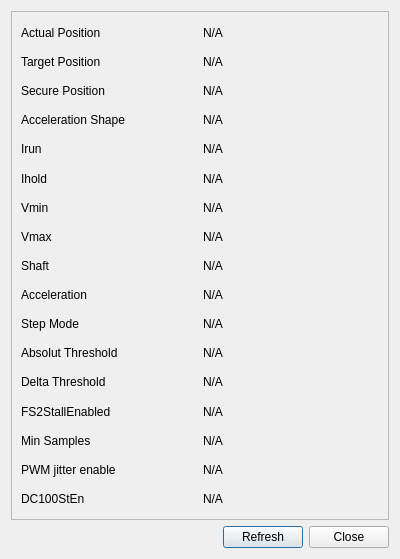
<?xml version="1.0" encoding="UTF-8"?>
<ui version="4.0">
 <class>OutputStepperDetailsDialog</class>
 <widget class="QDialog" name="OutputStepperDetailsDialog">
  <property name="geometry">
   <rect>
    <x>0</x>
    <y>0</y>
    <width>400</width>
    <height>559</height>
   </rect>
  </property>
  <property name="windowTitle">
   <string>Dialog</string>
  </property>
  <layout class="QVBoxLayout" name="verticalLayout">
   <item>
    <layout class="QGridLayout" name="gridLayout">
     <item row="1" column="1">
      <widget class="QPushButton" name="buttonRefresh">
       <property name="text">
        <string>Refresh</string>
       </property>
      </widget>
     </item>
     <item row="1" column="2">
      <widget class="QPushButton" name="buttonClose">
       <property name="text">
        <string>Close</string>
       </property>
      </widget>
     </item>
     <item row="1" column="0">
      <spacer name="horizontalSpacer">
       <property name="orientation">
        <enum>Qt::Horizontal</enum>
       </property>
       <property name="sizeHint" stdset="0">
        <size>
         <width>40</width>
         <height>20</height>
        </size>
       </property>
      </spacer>
     </item>
     <item row="0" column="0" colspan="3">
      <widget class="QFrame" name="frame">
       <property name="frameShape">
        <enum>QFrame::StyledPanel</enum>
       </property>
       <property name="frameShadow">
        <enum>QFrame::Raised</enum>
       </property>
       <layout class="QVBoxLayout" name="verticalLayout_2">
        <item>
         <layout class="QGridLayout" name="gridLayout_2">
          <item row="12" column="0">
           <widget class="QLabel" name="label_12">
            <property name="text">
             <string>Absolut Threshold</string>
            </property>
           </widget>
          </item>
          <item row="2" column="0">
           <widget class="QLabel" name="label_10">
            <property name="text">
             <string>Secure Position</string>
            </property>
           </widget>
          </item>
          <item row="12" column="1">
           <widget class="QLabel" name="labelAbsThr">
            <property name="text">
             <string>N/A</string>
            </property>
           </widget>
          </item>
          <item row="3" column="1">
           <widget class="QLabel" name="labelAccShape">
            <property name="text">
             <string>N/A</string>
            </property>
           </widget>
          </item>
          <item row="11" column="1">
           <widget class="QLabel" name="labelStepmode">
            <property name="text">
             <string>N/A</string>
            </property>
           </widget>
          </item>
          <item row="4" column="0">
           <widget class="QLabel" name="label_4">
            <property name="text">
             <string>Irun</string>
            </property>
           </widget>
          </item>
          <item row="13" column="0">
           <widget class="QLabel" name="label_13">
            <property name="text">
             <string>Delta Threshold</string>
            </property>
           </widget>
          </item>
          <item row="9" column="0">
           <widget class="QLabel" name="label_9">
            <property name="text">
             <string>Acceleration</string>
            </property>
           </widget>
          </item>
          <item row="15" column="0">
           <widget class="QLabel" name="label_15">
            <property name="text">
             <string>Min Samples</string>
            </property>
           </widget>
          </item>
          <item row="6" column="0">
           <widget class="QLabel" name="label_6">
            <property name="text">
             <string>Vmin</string>
            </property>
           </widget>
          </item>
          <item row="0" column="1">
           <widget class="QLabel" name="labelActPos">
            <property name="text">
             <string>N/A</string>
            </property>
           </widget>
          </item>
          <item row="17" column="1">
           <widget class="QLabel" name="labelDC100StEn">
            <property name="text">
             <string>N/A</string>
            </property>
           </widget>
          </item>
          <item row="5" column="0">
           <widget class="QLabel" name="label_5">
            <property name="text">
             <string>Ihold</string>
            </property>
           </widget>
          </item>
          <item row="16" column="0">
           <widget class="QLabel" name="label_16">
            <property name="text">
             <string>PWM jitter enable</string>
            </property>
           </widget>
          </item>
          <item row="3" column="0">
           <widget class="QLabel" name="label_2">
            <property name="text">
             <string>Acceleration Shape</string>
            </property>
           </widget>
          </item>
          <item row="7" column="0">
           <widget class="QLabel" name="label_7">
            <property name="text">
             <string>Vmax</string>
            </property>
           </widget>
          </item>
          <item row="0" column="0">
           <widget class="QLabel" name="label">
            <property name="text">
             <string>Actual Position</string>
            </property>
           </widget>
          </item>
          <item row="1" column="1">
           <widget class="QLabel" name="labelTagPos">
            <property name="text">
             <string>N/A</string>
            </property>
           </widget>
          </item>
          <item row="11" column="0">
           <widget class="QLabel" name="label_11">
            <property name="text">
             <string>Step Mode</string>
            </property>
           </widget>
          </item>
          <item row="5" column="1">
           <widget class="QLabel" name="labelIhold">
            <property name="text">
             <string>N/A</string>
            </property>
           </widget>
          </item>
          <item row="13" column="1">
           <widget class="QLabel" name="labelDelThr">
            <property name="text">
             <string>N/A</string>
            </property>
           </widget>
          </item>
          <item row="1" column="0">
           <widget class="QLabel" name="label_17">
            <property name="text">
             <string>Target Position</string>
            </property>
           </widget>
          </item>
          <item row="2" column="1">
           <widget class="QLabel" name="labelSecPos">
            <property name="text">
             <string>N/A</string>
            </property>
           </widget>
          </item>
          <item row="16" column="1">
           <widget class="QLabel" name="labelPWMJEn">
            <property name="text">
             <string>N/A</string>
            </property>
           </widget>
          </item>
          <item row="14" column="0">
           <widget class="QLabel" name="label_14">
            <property name="text">
             <string>FS2StallEnabled</string>
            </property>
           </widget>
          </item>
          <item row="14" column="1">
           <widget class="QLabel" name="labelFS2StEn">
            <property name="text">
             <string>N/A</string>
            </property>
           </widget>
          </item>
          <item row="9" column="1">
           <widget class="QLabel" name="labelAcc">
            <property name="text">
             <string>N/A</string>
            </property>
           </widget>
          </item>
          <item row="7" column="1">
           <widget class="QLabel" name="labelVmax">
            <property name="text">
             <string>N/A</string>
            </property>
           </widget>
          </item>
          <item row="6" column="1">
           <widget class="QLabel" name="labelVmin">
            <property name="text">
             <string>N/A</string>
            </property>
           </widget>
          </item>
          <item row="15" column="1">
           <widget class="QLabel" name="labelMinSamples">
            <property name="text">
             <string>N/A</string>
            </property>
           </widget>
          </item>
          <item row="4" column="1">
           <widget class="QLabel" name="labelIrun">
            <property name="text">
             <string>N/A</string>
            </property>
           </widget>
          </item>
          <item row="17" column="0">
           <widget class="QLabel" name="label_18">
            <property name="text">
             <string>DC100StEn</string>
            </property>
           </widget>
          </item>
          <item row="8" column="0">
           <widget class="QLabel" name="label_8">
            <property name="text">
             <string>Shaft</string>
            </property>
           </widget>
          </item>
          <item row="8" column="1">
           <widget class="QLabel" name="labelShaft">
            <property name="text">
             <string>N/A</string>
            </property>
           </widget>
          </item>
         </layout>
        </item>
       </layout>
      </widget>
     </item>
    </layout>
   </item>
  </layout>
 </widget>
 <resources/>
 <connections/>
</ui>
